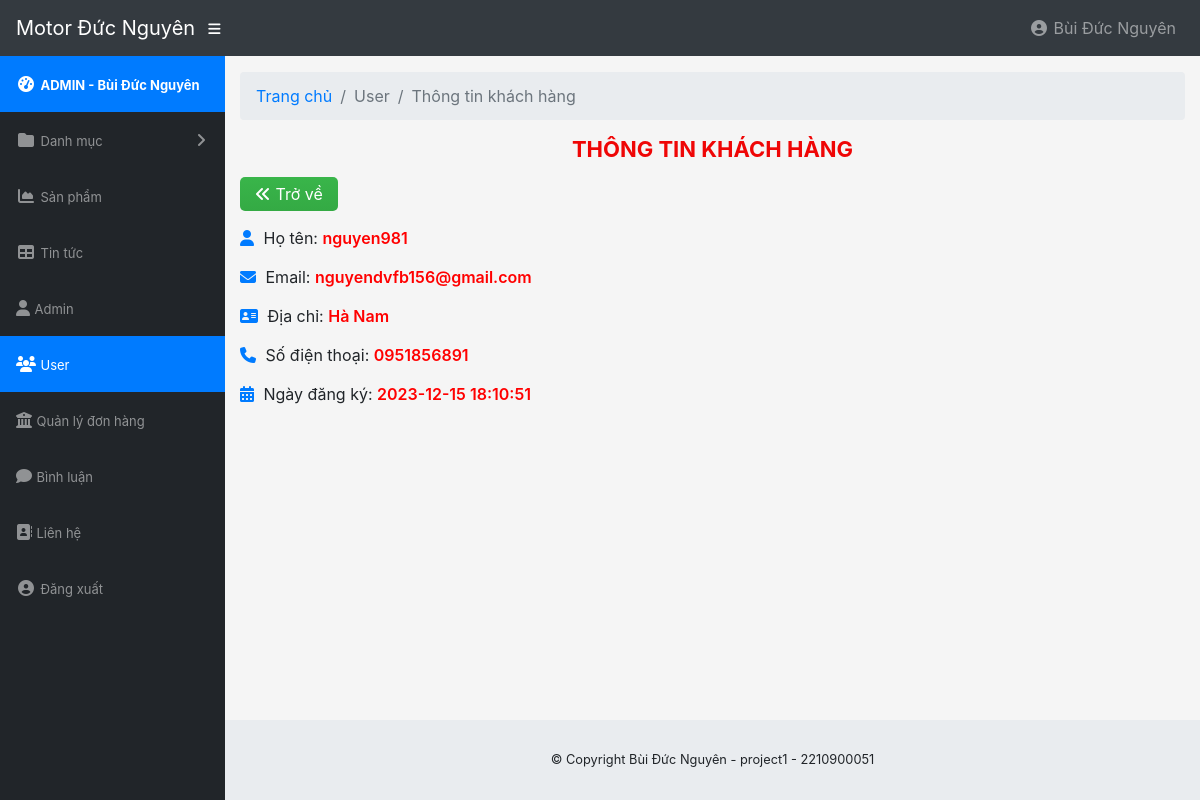
Screenshot of /admin/modules/user/view.php?id=40 (signed in) with the database file from the repository.
### tables this page shows
CREATE TABLE `users` (
  `id` int(11) NOT NULL,
  `name` varchar(100) DEFAULT NULL,
  `email` varchar(100) DEFAULT NULL,
  `phone` char(15) DEFAULT NULL,
  `address` varchar(100) DEFAULT NULL,
  `password` varchar(100) DEFAULT NULL,
  `avatar` varchar(100) DEFAULT NULL,
  `status` tinyint(4) DEFAULT 1,
  `token` varchar(100) DEFAULT NULL,
  `created_at` timestamp NULL DEFAULT current_timestamp(),
  `updated_at` timestamp NULL DEFAULT current_timestamp() ON UPDATE current_timestamp()
);

### libraries/Database.php (called while the page is built, shortened)
<?php
class Database
{
    public $link;
    public function __construct()
    {
        $this->link = mysqli_connect("localhost","root","","storemotor") or die ();
        mysqli_set_charset($this->link,"utf8");
    }
    public function fetchID($table , $id )
    {
        $sql = "SELECT * FROM {$table} WHERE id = $id ";
        $result = mysqli_query($this->link,$sql) or die("Lỗi  truy vấn fetchID " .mysqli_error($this->link));
        return mysqli_fetch_assoc($result);
    }
}
?>

### admin/autoload/autoload.php (called while the page is built, shortened)
<?php
require_once  __DIR__."/../../libraries/Database.php";
require_once __DIR__."/../../libraries/Function.php";
$db = new Database;
?>

### libraries/Function.php (called while the page is built, shortened)
<?php
function  getInput($string)
{
    return isset($_GET[$string]) ? $_GET[$string] : '';
}
?>

### admin/modules/user/view.php (the view, shortened to what this page needs)
<?php
require_once __DIR__."/../../autoload/autoload.php";
$id = intval(getInput('id'));
$view_user = $db->fetchID('users', $id);
?>
<?php require_once __DIR__."/../../layouts/header.php"; ?>
    <div class="container-fluid">
        <ol class="breadcrumb">
            <li class="breadcrumb-item">
                <a href="#">Trang chủ</a>
            </li>
            <li class="breadcrumb-item active">User</li>
            <li class="breadcrumb-item active">Thông tin khách hàng</li>
        </ol>
        <div class="admin-title-top">
            <h1>Thông tin khách hàng</h1>
        </div>
        <div class="button-custom">
            <a class="btn-add" href="index.php"><i class="fa fa-angle-double-left"></i> Trở về</a>
        </div>
        <div class="info-user">
            <ul>
                <li>
                    <i class="fa fa-user"></i> Họ tên: <span><?php echo $view_user['name'] ?></span>
                </li>
                <li>
                    <i class="fa fa-envelope"></i> Email: <span><?php echo $view_user['email'] ?></span>
                </li>
                <li>
                    <i class="fa fa-address-card"></i> Địa chỉ: <span><?php echo $view_user['address'] ?></span>
                </li>
                <li>
                    <i class="fa fa-phone"></i> Số điện thoại: <span><?php echo $view_user['phone'] ?></span>
                </li>
                <li>
                    <i class="fa fa-calendar"></i> Ngày đăng ký: <span><?php echo $view_user['created_at'] ?></span>
                </li>
            </ul>
        </div>
    </div>
<?php require_once __DIR__."/../../layouts/footer.php"; ?>

### public/admin/css/style-admin.css (style rules this page uses)
li { list-style: none; }
a, a:hover { text-decoration: none; }
.admin-title-top h1 { text-align: center; font-size: 22px; text-transform: uppercase; font-weight: bold; color: #ef0606; }
.button-custom { margin: 20px 0px; }
.button-custom a { background-color: #39b54a !important; background: linear-gradient(180deg, #39b54a, #34aa44) !important; border-color: #35a745; color: #fff; padding: 7px 15px; border-radius: 5px; }
.info-user ul li i { margin-right: 5px; color: #007bff; }
.info-user ul li span { color: red; font-weight: 600; }
.info-user ul { margin: 0; padding: 0; }
.info-user ul li { margin-bottom: 15px; }

### rows the page displays
users: name "nguyen981", email "nguyendvfb156@gmail.com", address "Hà Nam", phone "0951856891", created_at "2023-12-15 18:10:51"

### other values shown
$_SESSION['admin_name'] "Bùi Đức Nguyên"
